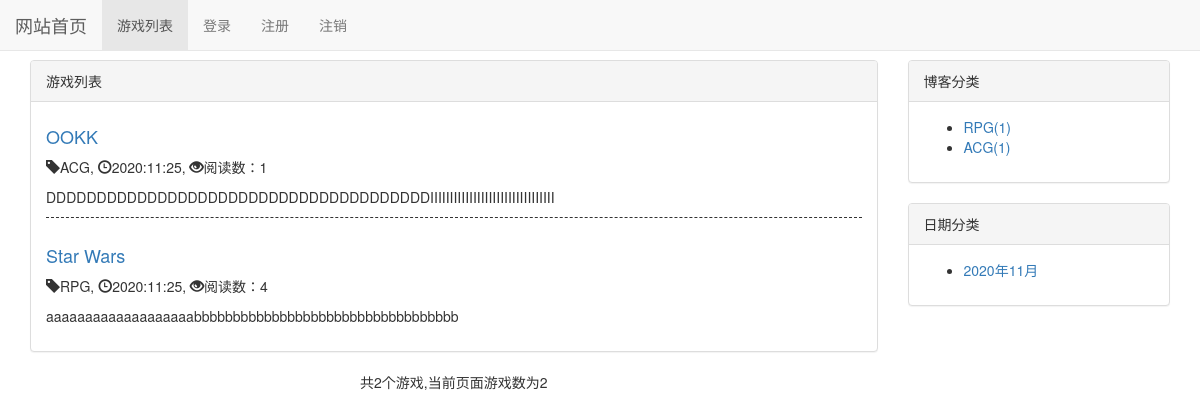
The page /game/ on the database as committed earlier.
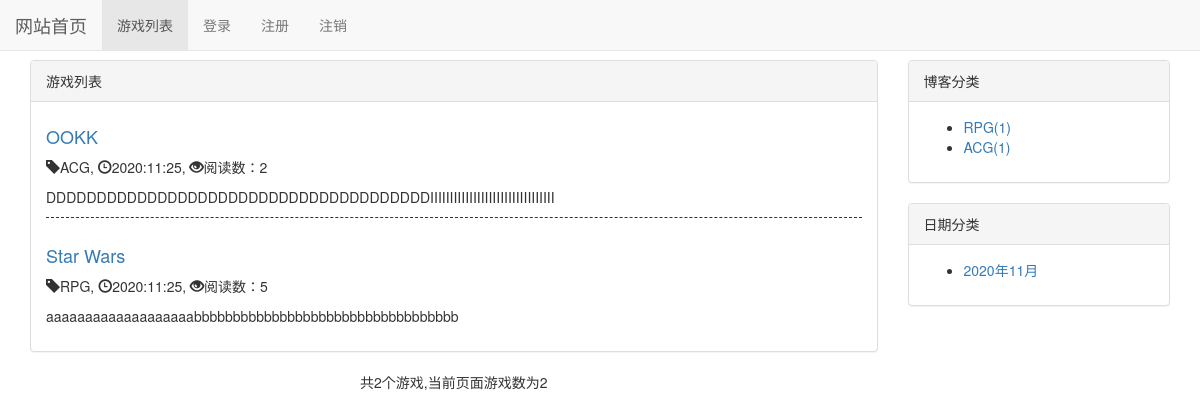
The same page on the database as committed later.
### game/models.py (models this page shows, shortened)
class Game(models.Model,ReadNum_Expand):
    name = models.CharField(max_length=50)
    game_type = models.ForeignKey(GameType, on_delete=models.DO_NOTHING)
    introduction = models.TextField()
    author = models.ForeignKey(User, on_delete=models.DO_NOTHING)
    create_time = models.DateTimeField(auto_now_add=True)  # 创建时自动搞时间
    lastupdate_time = models.DateTimeField(auto_now=True)  # 修改时自动改时间
    price = models.FloatField()
    avatar = models.ImageField()
    class Meta:
        ordering = ["-create_time", ]

class GameType(models.Model):
    type_name = models.CharField(max_length=15)

### read_statistic/models.py (models this page shows)
class ReadNum(models.Model):
    read_num = models.IntegerField(default=0)
    content_type = models.ForeignKey(ContentType, on_delete=models.DO_NOTHING)
    object_id = models.PositiveIntegerField()
    content_object = GenericForeignKey('content_type', 'object_id')

### game/views.py (the view)
# urls.py: path("",game_list,name = "game_list"),
def game_list(request):
    all_games = Game.objects.all()
    context = get_game_common(request, all_games)
    return render(request,"game_list.html", context)

### read_statistic/models.py (called while the page is built)
    def read_num(self):
        try:
            ct = ContentType.objects.get_for_model(self)
            readnum = ReadNum.objects.get(content_type=ct,object_id=self.pk)
            return readnum.read_num
        except exceptions.ObjectDoesNotExist:
            return 0

### game/templates/game_list.html (shortened to what this page needs)
{% extends 'game_base.html' %}
{% block link_extends %}
    <link rel="stylesheet" href="/css/game_list.css">
{% endblock %}
{% block nav_home_active %}
    active
{% endblock %}
{% block content %}
    <div class="container">
        <div class="row">
            <div class="col-sm-8 col-md-9">
                <div class="panel panel-default">
                    <div class="panel-heading">{% block type %}游戏列表{% endblock %}</div>
                    <div class="panel-body">
                        {% for game in games %}
                            <div class="game">
                                <h4><a href="{% url 'game_detail' game.pk %}">{{ game.name }}</a></h4>
                                <p><span class="glyphicon glyphicon-tag"
                                         aria-hidden="true"></span>{{ game.game_type.type_name }},
                                    <span class="glyphicon glyphicon-time"
                                          aria-hidden="true"></span>{{ game.create_time|date:"Y:m:d" }},
                                    <span class="glyphicon glyphicon-eye-open"
                                          aria-hidden="true"></span>阅读数：{{ game.read_num }}
                                </p>
                                <p>{{ game.introduction|safe|truncatechars:120 }}</p>
                            </div>
                        {% empty %}
                            <h4>--暂无游戏展示，敬请期待--</h4>
                        {% endfor %}
                    </div>
                </div>
                <div id="app" style="text-align:center">
                    <el-tag effect="dark">
                        共{{ games.paginator.object_list|length }}个游戏,当前页面游戏数为{{ games|length }}</el-tag>
                </div>
            </div>
            <div class="col-sm-4 col-md-3">
                <div class="panel panel-default">
                    <div class="panel-heading">博客分类</div>
                    <div class="panel-body">
                        <ul>
                            {% for gametype in types %}
                                <li>
                                    <a href="{% url 'get_game_name' gametype.type_name %}">{{ gametype.type_name }}({{ gametype.game_count }})</a>
                                </li>
                            {% empty %}
                                <li>暂无分类</li>
                            {% endfor %}
                        </ul>
                    </div>
                </div>
                <div class="panel panel-default">
                    <div class="panel-heading">日期分类</div>
                    <div class="panel-body">
                        <ul>
                            {% for time in game_date %}
                                <li><a href="{% url 'game_with_date' time.year time.month %}">{{ time|date:"Y年n月" }}</a>
                                </li>
                            {% endfor %}
                        </ul>
                    </div>
                </div>
            </div>
        </div>
    </div>
{% endblock %}

Rows that differ between the two databases and show on the page:
changed through a linked row, Game "OOKK": read_num "1" → "2"
changed through a linked row, Game "Star Wars": read_num "4" → "5"
